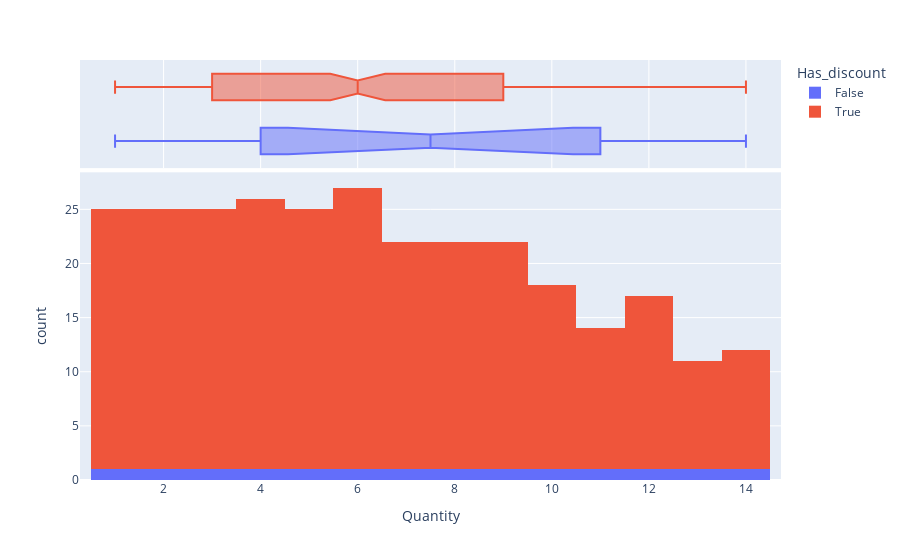

Notebook code for this chart:
### Code cell
import plotly.express as px

fig = px.histogram(df, x='Quantity',
                    color='Has_discount',
                    marginal='box',
                    hover_data=df.columns)
fig.show()

### Figure 1 — Plotly figure (JSON) as saved in the notebook; plotly's stock layout.template omitted (floating-point values rounded to 4 significant figures; data arrays with more than 128 entries replaced by an {"elided": "..."} marker saying what was removed)
{"data": [{"bingroup": "x", "hovertemplate": "Has_discount=False<br>Quantity=%{x}<br>count=%{y}<extra></extra>", "legendgroup": "False", "marker": {"color": "#636efa", "pattern": {"shape": ""}}, "name": "False", "orientation": "v", "showlegend": true, "type": "histogram", "x": [1, 2, 3, 4, 5, 6, 7, 8, 9, 10, 11, 12, 13, 14], "xaxis": "x", "yaxis": "y"}, {"customdata": [[0, false], [0, false], [0, false], [0, false], [0, false], [0, false], [0, false], [0, false], [0, false], [0, false], [0, false], [0, false], [0, false], [0, false]], "hovertemplate": "Has_discount=%{customdata[1]}<br>Quantity=%{x}<br>Discount=%{customdata[0]}<extra></extra>", "legendgroup": "False", "marker": {"color": "#636efa"}, "name": "False", "notched": true, "showlegend": false, "type": "box", "x": [1, 2, 3, 4, 5, 6, 7, 8, 9, 10, 11, 12, 13, 14], "xaxis": "x2", "yaxis": "y2"}, {"bingroup": "x", "hovertemplate": "Has_discount=True<br>Quantity=%{x}<br>count=%{y}<extra></extra>", "legendgroup": "True", "marker": {"color": "#EF553B", "pattern": {"shape": ""}}, "name": "True", "orientation": "v", "showlegend": true, "type": "histogram", "x": {"elided": "277 int values"}, "xaxis": "x", "yaxis": "y"}, {"customdata": {"elided": "277x2 mixed values"}, "hovertemplate": "Has_discount=%{customdata[1]}<br>Quantity=%{x}<br>Discount=%{customdata[0]}<extra></extra>", "legendgroup": "True", "marker": {"color": "#EF553B"}, "name": "True", "notched": true, "showlegend": false, "type": "box", "x": {"elided": "277 int values"}, "xaxis": "x2", "yaxis": "y2"}], "layout": {"barmode": "relative", "legend": {"title": {"text": "Has_discount"}, "tracegroupgap": 0}, "margin": {"t": 60}, "xaxis": {"anchor": "y", "domain": [0, 1], "title": {"text": "Quantity"}}, "xaxis2": {"anchor": "y2", "domain": [0, 1], "matches": "x", "showgrid": true, "showticklabels": false}, "yaxis": {"anchor": "x", "domain": [0, 0.7326], "title": {"text": "count"}}, "yaxis2": {"anchor": "x2", "domain": [0.7426, 1], "matches": "y2", "showgrid": false, "showline": false, "showticklabels": false, "ticks": ""}}}
